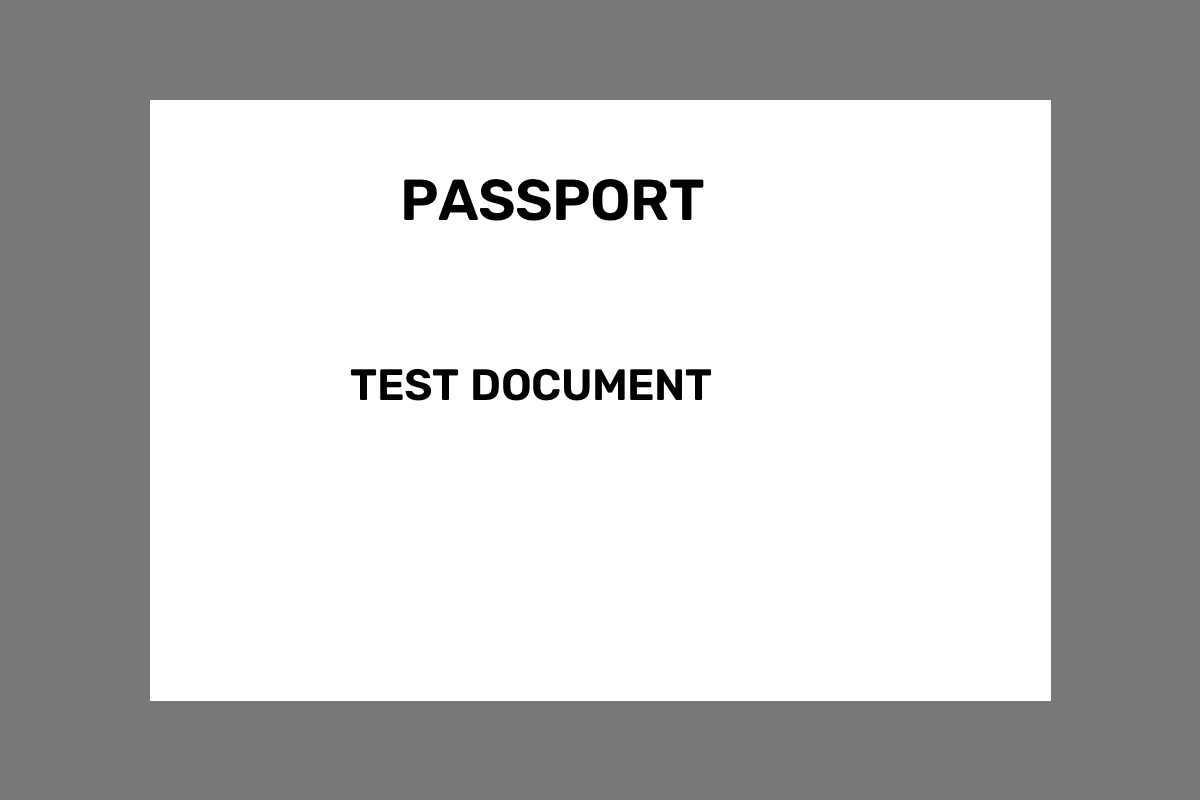
#> input picture backend/test_document.jpg, 1200 x 800 px
$ python -i preprocess.py   (imports and definitions only)
#> lines starting #> are read from the running program, lines starting #| are printed output that depends on the picture; after the words box and inside, x2 and y2 are one past the last pixel; in counts of white or black regions, pixels touching at a corner belong together
from __future__ import annotations

from pathlib import Path

import cv2
import numpy as np
from PIL import Image, ImageOps


def load_image(image_path: str) -> np.ndarray:
    """
    Safely load an image from disk.

    Returns:
        OpenCV BGR image.

    Raises:
        FileNotFoundError: if the image does not exist.
        ValueError: if the image cannot be decoded.
    """
    path = Path(image_path)

    if not path.is_file():
        raise FileNotFoundError(f"Image not found: {image_path}")

    # PIL handles EXIF orientation correctly when exif_transpose is used.
    try:
        with Image.open(path) as pil_image:
            pil_image = ImageOps.exif_transpose(pil_image)
            pil_image = pil_image.convert("RGB")

            image = np.array(pil_image)

    except Exception as exc:
        raise ValueError(f"Unable to decode image: {image_path}") from exc

    # Convert RGB → BGR for OpenCV.
    return cv2.cvtColor(image, cv2.COLOR_RGB2BGR)


def resize_for_processing(
    image: np.ndarray,
    max_dimension: int = 2000,
) -> np.ndarray:
    """
    Resize an image while preserving its aspect ratio.

    Images smaller than max_dimension are left unchanged.
    """
    if image is None or image.size == 0:
        raise ValueError("Invalid image")

    height, width = image.shape[:2]
    largest_dimension = max(height, width)

    if largest_dimension <= max_dimension:
        return image.copy()

    scale = max_dimension / largest_dimension

    new_width = int(width * scale)
    new_height = int(height * scale)

    return cv2.resize(
        image,
        (new_width, new_height),
        interpolation=cv2.INTER_AREA,
    )


def find_document_contour(image: np.ndarray) -> np.ndarray | None:
    """
    Try to find the largest quadrilateral representing a document.

    Returns:
        Four-point contour or None if no suitable document is found.
    """
    if image is None or image.size == 0:
        return None

    gray = cv2.cvtColor(image, cv2.COLOR_BGR2GRAY)

    # Reduce small noise before detecting edges.
    blurred = cv2.GaussianBlur(gray, (5, 5), 0)

    edges = cv2.Canny(blurred, 50, 150)

    contours, _ = cv2.findContours(
        edges,
        cv2.RETR_EXTERNAL,
        cv2.CHAIN_APPROX_SIMPLE,
    )

    image_area = image.shape[0] * image.shape[1]

    # Largest contours first.
    contours = sorted(contours, key=cv2.contourArea, reverse=True)

    for contour in contours:
        area = cv2.contourArea(contour)

        # Ignore tiny regions.
        if area < image_area * 0.20:
            continue

        perimeter = cv2.arcLength(contour, True)

        if perimeter == 0:
            continue

        approximation = cv2.approxPolyDP(
            contour,
            0.02 * perimeter,
            True,
        )

        if len(approximation) == 4:
            return approximation.reshape(4, 2).astype(np.float32)

    return None


def order_points(points: np.ndarray) -> np.ndarray:
    """
    Order four points as:

        top-left
        top-right
        bottom-right
        bottom-left
    """
    points = np.asarray(points, dtype=np.float32)

    if points.shape != (4, 2):
        raise ValueError("Expected exactly four points")

    ordered = np.zeros((4, 2), dtype=np.float32)

    sums = points.sum(axis=1)
    differences = np.diff(points, axis=1).reshape(-1)

    ordered[0] = points[np.argmin(sums)]          # top-left
    ordered[2] = points[np.argmax(sums)]          # bottom-right
    ordered[1] = points[np.argmin(differences)]  # top-right
    ordered[3] = points[np.argmax(differences)]  # bottom-left

    return ordered


def perspective_correct(
    image: np.ndarray,
    points: np.ndarray,
) -> np.ndarray:
    """
    Apply a four-point perspective transformation.
    """
    rect = order_points(points)

    top_left, top_right, bottom_right, bottom_left = rect

    width_top = np.linalg.norm(top_right - top_left)
    width_bottom = np.linalg.norm(bottom_right - bottom_left)

    height_left = np.linalg.norm(bottom_left - top_left)
    height_right = np.linalg.norm(bottom_right - top_right)

    width = max(int(width_top), int(width_bottom))
    height = max(int(height_left), int(height_right))

    if width <= 0 or height <= 0:
        raise ValueError("Invalid document dimensions")

    destination = np.array(
        [
            [0, 0],
            [width - 1, 0],
            [width - 1, height - 1],
            [0, height - 1],
        ],
        dtype=np.float32,
    )

    matrix = cv2.getPerspectiveTransform(rect, destination)

    return cv2.warpPerspective(
        image,
        matrix,
        (width, height),
    )


def deskew(image: np.ndarray) -> np.ndarray:
    """
    Correct small text/document rotation.

    Uses the dominant angle of foreground pixels.
    """
    if image is None or image.size == 0:
        raise ValueError("Invalid image")

    gray = cv2.cvtColor(image, cv2.COLOR_BGR2GRAY)

    # Binary image: dark document/text regions become foreground.
    _, threshold = cv2.threshold(
        gray,
        0,
        255,
        cv2.THRESH_BINARY_INV + cv2.THRESH_OTSU,
    )

    coordinates = np.column_stack(np.where(threshold > 0))

    # Not enough information to estimate an angle.
    if len(coordinates) < 100:
        return image.copy()

    angle = cv2.minAreaRect(coordinates)[-1]

    if angle < -45:
        angle = -(90 + angle)
    else:
        angle = -angle

    # Ignore extremely large rotations here.
    # Those should be handled by orientation correction.
    if abs(angle) < 0.1 or abs(angle) > 15:
        return image.copy()

    height, width = image.shape[:2]
    center = (width // 2, height // 2)

    rotation_matrix = cv2.getRotationMatrix2D(
        center,
        angle,
        1.0,
    )

    return cv2.warpAffine(
        image,
        rotation_matrix,
        (width, height),
        flags=cv2.INTER_CUBIC,
        borderMode=cv2.BORDER_REPLICATE,
    )


def preprocess_image(
    image_path: str,
    max_dimension: int = 2000,
) -> np.ndarray:
    """
    Complete preprocessing pipeline for OCR.

    Steps:
        1. Load and correct EXIF orientation.
        2. Resize very large images.
        3. Detect the document boundary.
        4. Correct perspective when possible.
        5. Deskew the result.

    If a document contour cannot be found, the original resized
    image is returned rather than failing the entire OCR pipeline.
    """
    image = load_image(image_path)
#> in load_image, pil_image is the input picture: PIL image 1200x800 RGB; min 0, max 255, mean 193.1

    image = resize_for_processing(
        image,
        max_dimension=max_dimension,
    )

    document_contour = find_document_contour(image)
#> in find_document_contour, `edges = cv2.Canny(blurred, 50, 150)`:
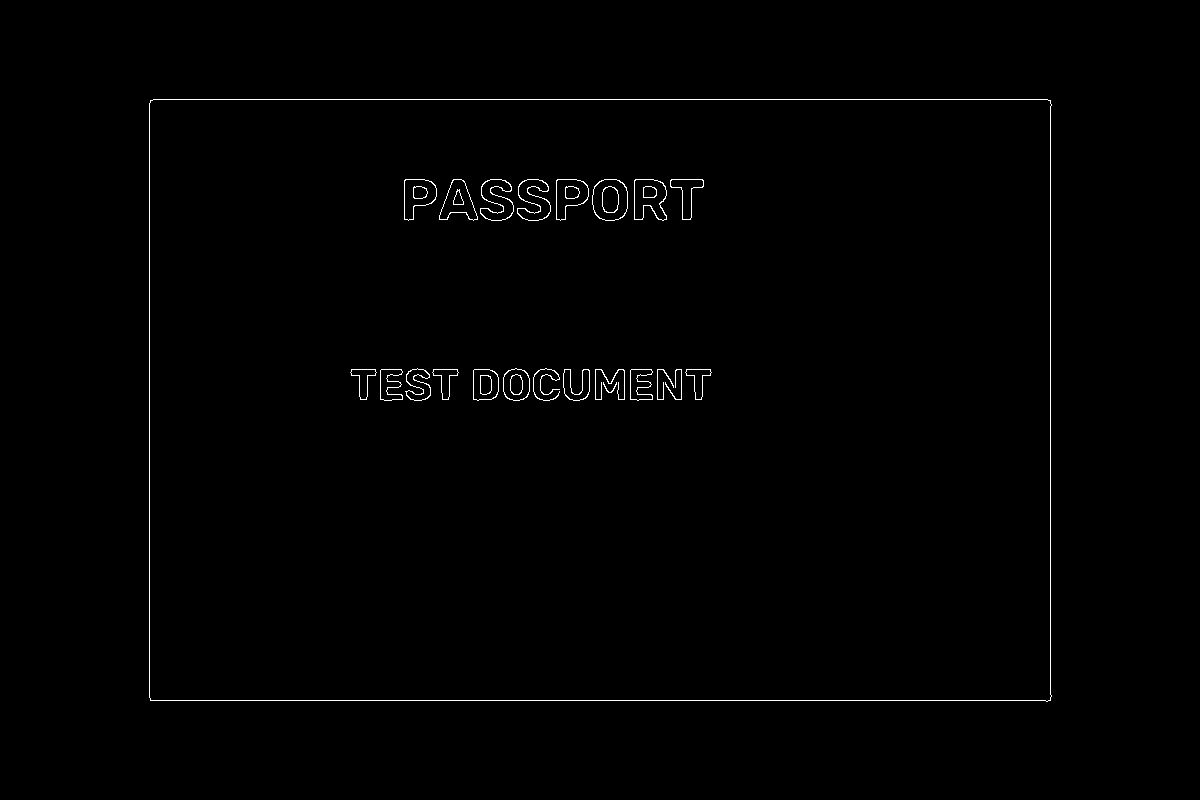
#> edges: shape (800, 1200); 0.67% white in thin lines or dots, all inside (x1, y1, x2, y2) = (149, 99, 1052, 702)
#> in find_document_contour, `contours, _ = cv2.findContours( edges, cv2.RETR_EXTERNAL, cv2.CHAIN_AP..`: contours = 1 contour; box (x1, y1, x2, y2) and area: (149, 99, 1052, 702) 541496
#> the loop in find_document_contour, `for contour in contours:` made 1 pass
#> (area, perimeter, approximation) on pass 1: (541496, 3004.1, [[150, 100], [150, 700], [1050, 700], [1050, 100]])
#> document_contour = [[150, 100], [150, 700], [1050, 700], [1050, 100]]

    if document_contour is not None:
        image = perspective_correct(
            image,
            document_contour,
        )
#> in order_points, `sums = points.sum(axis=1)`: sums = [250, 850, 1750, 1150]
#> in order_points, `differences = np.diff(points, axis=1).reshape(-1)`: differences = [-50, 550, -350, -950]
#> in perspective_correct, `rect = order_points(points)`: rect = [[150, 100], [1050, 100], [1050, 700], [150, 700]]
#> in perspective_correct, `top_left, top_right, bottom_right, bottom_left = rect`: top_left = [150, 100]; top_right = [1050, 100]; bottom_right = [1050, 700]; bottom_left = [150, 700]
#> in perspective_correct, `width_top = np.linalg.norm(top_right - top_left)`: width_top = 900
#> in perspective_correct, `height_left = np.linalg.norm(bottom_left - top_left)`: height_left = 600
#> in perspective_correct, `width = max(int(width_top), int(width_bottom))`: width = 900
#> in perspective_correct, `height = max(int(height_left), int(height_right))`: height = 600
#> in perspective_correct, `destination = np.array( [ [0, 0], [width - 1, 0], [width - 1, height -..`: destination = [[0, 0], [899, 0], [899, 599], [0, 599]]
#> in perspective_correct, `matrix = cv2.getPerspectiveTransform(rect, destination)`: matrix = [[0.999, -5.18e-18, -149.8], [1.35e-17, 0.998, -99.83], [2.64e-20, 0, 1]]
#> in perspective_correct, `return cv2.warpPerspective( image, matrix, (width, height), )`:
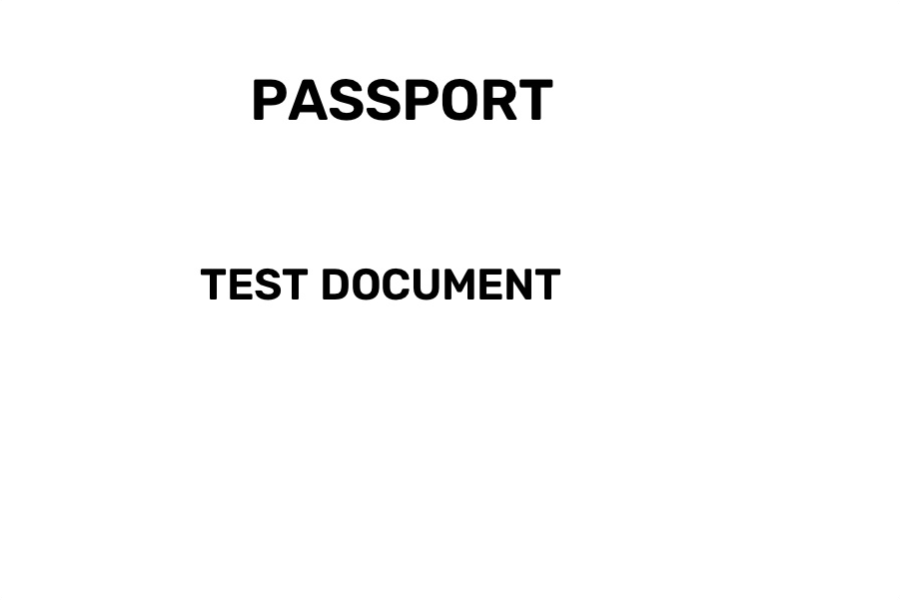
#> returned value: shape (600, 900, 3); min 0, max 255, mean 249.6

    image = deskew(image)
#> in deskew, `_, threshold = cv2.threshold( gray, 0, 255, cv2.THRESH_BINARY_INV + cv..`:
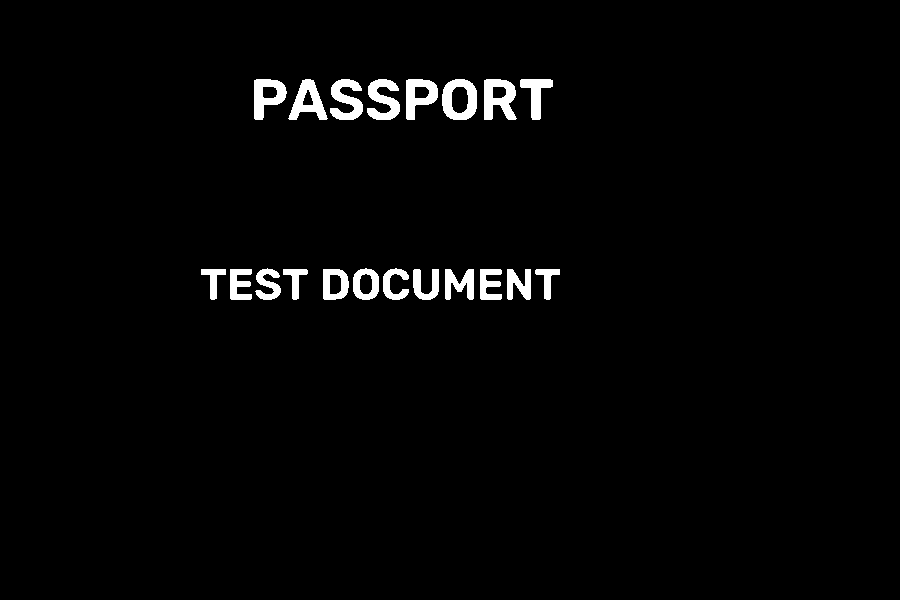
#> threshold: shape (600, 900); 2.2% white; 20 white regions, largest, box (x1, y1, x2, y2) and area: (484, 79, 517, 120) 895, (442, 79, 477, 120) 871, (367, 79, 400, 120) 800
#> in deskew, `coordinates = np.column_stack(np.where(threshold > 0))`: coordinates = 11676 pairs, first value 79 to 299, second value 201 to 559
#> in deskew, `angle = cv2.minAreaRect(coordinates)[-1]`: angle = -90
#> in deskew, `angle = -(90 + angle)`: angle = 0

    return image

>>> result = preprocess_image('../../../test_document.jpg')
